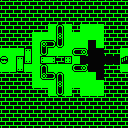

A 2D game scene composited from a Tiled map and its tileset images. What follows is a short description and the map's XML, with every tile layer's data as written:
An orthogonal 16x16 tile map with 8x8 px tiles, 1 tile layer (Kachelebene 1).

<map version="1.0" tiledversion="1.0.3" orientation="orthogonal" renderorder="right-down" width="16" height="16" tilewidth="8" tileheight="8" nextobjectid="1">
 <tileset firstgid="1" source="../tiles.tsx" />
 <layer name="Kachelebene 1" width="16" height="16">
  <data encoding="csv">
184,184,184,184,184,184,184,184,184,184,184,184,184,184,184,184,
184,184,184,184,184,184,184,184,184,184,184,184,184,184,184,184,
184,184,184,184,184,184,184,184,184,184,184,184,184,184,184,184,
184,184,184,184,184,184,129,178,129,184,129,129,129,184,184,184,
184,184,184,184,129,129,129,166,129,129,129,129,129,184,184,184,
184,184,184,184,129,167,179,181,129,129,129,145,129,184,184,184,
129,129,129,140,129,181,129,129,129,185,169,145,145,184,184,129,
177,129,140,143,129,142,136,184,144,129,145,145,145,145,145,180,
129,129,143,129,129,178,129,129,129,185,169,145,145,184,184,129,
184,184,184,184,129,164,179,178,129,129,129,129,145,184,184,184,
184,184,184,184,129,129,129,166,129,129,129,129,129,184,184,184,
184,184,184,184,184,184,129,181,129,184,129,129,129,184,184,184,
184,184,184,184,184,184,184,184,184,184,184,184,184,184,184,184,
184,184,184,184,184,184,184,184,184,184,184,184,184,184,184,184,
184,184,184,184,184,184,184,184,184,184,184,184,184,184,184,184,
184,184,184,184,184,184,184,184,184,184,184,184,184,184,184,184
</data>
 </layer>
</map>